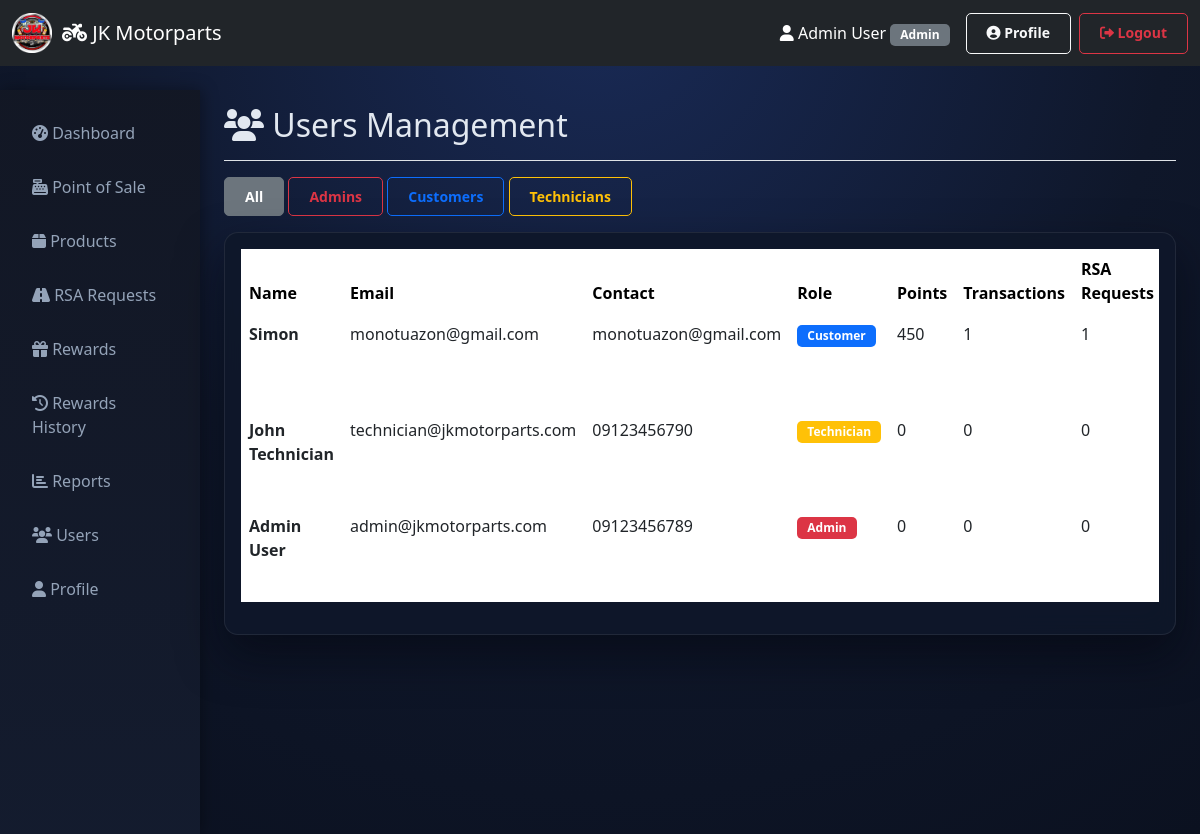
The app's page /dashboard/users.php (signed in) with its own data.
### tables this page shows
CREATE TABLE `users` (
  `id` int(11) NOT NULL,
  `name` varchar(100) NOT NULL,
  `email` varchar(100) NOT NULL,
  `password` varchar(255) NOT NULL,
  `role` enum('admin','customer','technician') DEFAULT 'customer',
  `contact` varchar(20) DEFAULT NULL,
  `address` text DEFAULT NULL,
  `points` int(11) DEFAULT 0,
  `created_at` timestamp NOT NULL DEFAULT current_timestamp(),
  `updated_at` timestamp NOT NULL DEFAULT current_timestamp() ON UPDATE current_timestamp()
);

### dashboard/users.php (the view, shortened to what this page needs)
<?php
$conn = getDBConnection();
$role_filter = $_GET['role'] ?? 'all';
$where_clause = "1=1";
$users = $conn->query("
    SELECT u.*,
           (SELECT COUNT(*) FROM transactions WHERE user_id = u.id) as transaction_count,
           (SELECT COUNT(*) FROM rsa_requests WHERE user_id = u.id) as rsa_count
    FROM users u
    WHERE $where_clause
    ORDER BY u.created_at DESC
")->fetch_all(MYSQLI_ASSOC);
?>
<!DOCTYPE html>
<html lang="en">
<head>
    <link href="https://cdn.jsdelivr.net/npm/bootstrap@5.3.0/dist/css/bootstrap.min.css" rel="stylesheet">
    <link href="https://cdnjs.cloudflare.com/ajax/libs/font-awesome/6.0.0/css/all.min.css" rel="stylesheet">
    <link href="../assets/css/style.css" rel="stylesheet">
</head>
<body>
    <?php include '../includes/header.php'; ?>
    <div class="container-fluid mt-4">
        <div class="row">
            <?php include '../includes/sidebar.php'; ?>
            <main class="col-md-9 ms-sm-auto col-lg-10 px-md-4">
                <div class="d-flex justify-content-between flex-wrap flex-md-nowrap align-items-center pt-3 pb-2 mb-3 border-bottom">
                    <h1 class="h2"><i class="fas fa-users"></i> Users Management</h1>
                </div>
                <div class="mb-3">
                    <a href="?role=all" class="btn btn-sm btn-outline-secondary <?php echo $role_filter === 'all' ? 'active' : ''; ?>">All</a>
                    <a href="?role=admin" class="btn btn-sm btn-outline-danger <?php echo $role_filter === 'admin' ? 'active' : ''; ?>">Admins</a>
                    <a href="?role=customer" class="btn btn-sm btn-outline-primary <?php echo $role_filter === 'customer' ? 'active' : ''; ?>">Customers</a>
                    <a href="?role=technician" class="btn btn-sm btn-outline-warning <?php echo $role_filter === 'technician' ? 'active' : ''; ?>">Technicians</a>
                </div>
                <div class="card">
                    <div class="card-body">
                        <div class="table-responsive">
                            <table class="table table-hover">
                                <thead>
                                    <tr>
                                        <th style="color: black;">Name</th>
                                        <th style="color: black;">Email</th>
                                        <th style="color: black;">Contact</th>
                                        <th style="color: black;">Role</th>
                                        <th style="color: black;">Points</th>
                                        <th style="color: black;">Transactions</th>
                                        <th style="color: black;">RSA Requests</th>
                                    </tr>
                                </thead>
                                <tbody>
                                    <?php if (empty($users)): ?>
                                        <tr>
                                            <td colspan="9" class="text-center">No users found</td>
                                        </tr>
                                    <?php else: ?>
                                        <?php foreach ($users as $user): ?>
                                            <tr>
                                                <td><strong><?php echo htmlspecialchars($user['name']); ?></strong></td>
                                                <td><?php echo htmlspecialchars($user['email']); ?></td>
                                                <td><?php echo htmlspecialchars($user['contact'] ?? 'N/A'); ?></td>
                                                <td>
                                                    <span class="badge bg-<?php echo $user['role'] === 'admin' ? 'danger' : ($user['role'] === 'technician' ? 'warning' : 'primary'); ?>">
                                                        <?php echo ucfirst($user['role']); ?>
                                                    </span>
                                                </td>
                                                <td><?php echo number_format($user['points']); ?></td>
                                                <td><?php echo $user['transaction_count']; ?></td>
                                                <td><?php echo $user['rsa_count']; ?></td>
                                            </tr>
                                        <?php endforeach; ?>
                                    <?php endif; ?>
                                </tbody>
                            </table>
                        </div>
                    </div>
                </div>
            </main>
        </div>
    </div>
</body>
</html>

### assets/css/style.css (style rules this page uses)
body { font-family: 'Segoe UI', Tahoma, Geneva, Verdana, sans-serif; background: radial-gradient(circle at top, #192a56 0%, #0f172a 55%, #0b1120 100%); color: #e2e8f0; }
.card { border: 1px solid rgba(255, 255, 255, 0.08); border-radius: 14px; background: rgba(15, 23, 42, 0.92); backdrop-filter: blur(12px); box-shadow: 0 20px 45px rgba(4, 6, 14, 0.55); margin-bottom: 20px; }
.table { background-color: transparent; color: #e2e8f0; }
.btn { border-radius: 5px; padding: 8px 20px; font-weight: 600; }
.badge { padding: 5px 10px; border-radius: 5px; font-weight: 600; }
.table thead th { color: #f8fafc; border-bottom-color: rgba(255,255,255,0.08); }
.table tbody tr { border-color: rgba(255,255,255,0.05); }

### records on screen
users: name "Simon", email "monotuazon@gmail.com", contact "monotuazon@gmail.com", role "Customer", points "450", transaction_count "1", rsa_count "1"
users: name "John Technician", email "technician@jkmotorparts.com", contact "09123456790", role "Technician", points "0", transaction_count "0", rsa_count "0"
users: name "Admin User", email "admin@jkmotorparts.com", contact "09123456789", role "Admin", points "0", transaction_count "0", rsa_count "0"

### other values on screen
SITE_NAME "JK Motorparts"
$_SESSION['user_name'] "Admin User"
$_SESSION['role'] "Admin"
